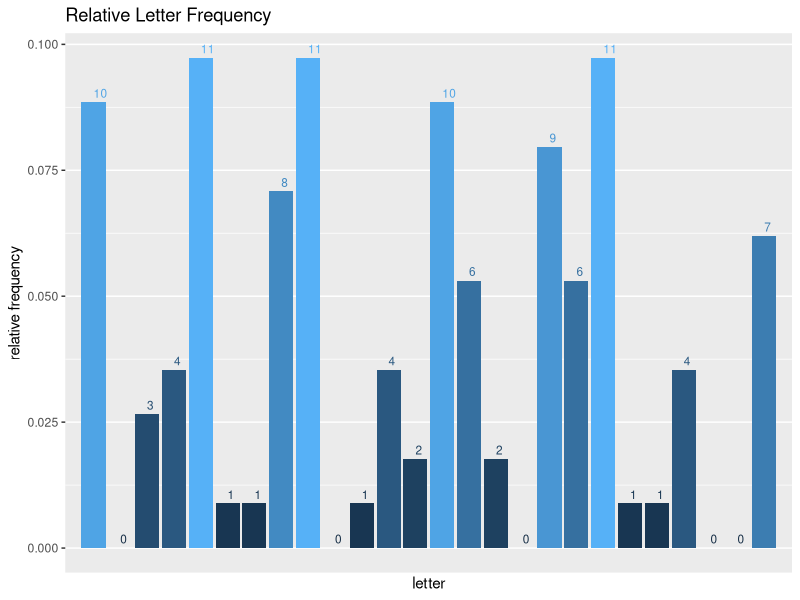

Source code (R):
## ---- chunk 1
require(ggplot2)

sanitize <- function(str){
    #input: raw text string
    #output: relative frequencies
    
    str <- substr(str,1,30000)
    
    newstr <- gsub("[^[:alpha:]]", "", str)
    newstr <- tolower(newstr)
    chars <- strsplit(newstr, NULL)[[1]]
    freqs <- summary(factor(chars))
    rfreqs <- freqs / sum(freqs)
    
    return(freqs)
}

fill_freqs <- function(freqs) {
    #input: frequencies (not necessarily for all 26 letters)
    #output: frequencies for all 26 letters
    
    #make 0-count vector
    alphabet <- rep(1,26)
    names(alphabet) <- letters
    
    alphabet_filled <- sapply(1:26, function(x) {freqs[names(alphabet)[x]]})
    
    alphabet_filled[is.na(alphabet_filled)] <- 0
    
    names(alphabet_filled) <- letters
    alphabet_filled <- as.data.frame(alphabet_filled)
    names(alphabet_filled) <- "rfreqs"
    
    return(alphabet_filled)
}


fplot <- function(str){
    #input: raw text, array with reference frequencies
    #output: plot
    freqs <- sanitize(str)
    rfreqs <- freqs/sum(freqs)
    
    alphabet_filled_freqs <- fill_freqs(freqs)
    alphabet_filled_rfreqs <- fill_freqs(rfreqs)
    
    alphabet_filled_new <- merge(alphabet_filled_freqs,alphabet_filled_rfreqs,by=0,all=TRUE)
    rownames(alphabet_filled_new) <- rownames(alphabet_filled_freqs)
    colnames(alphabet_filled_new) <- c("Row.names", "freqs", "rfreqs")

    p <- ggplot(data=alphabet_filled_new, aes(x=seq(1:26),y=rfreqs)) + geom_bar(stat="identity",aes(fill=rfreqs)) + 
        scale_x_discrete(breaks = c(1:26), labels=letters) +
        theme(legend.position="none") +
        geom_text(aes(label=freqs,color=freqs),size=3,hjust=0,vjust=-0.5) + 
        labs(title="Relative Letter Frequency", x = "letter", y="relative frequency")
    
    print(p)
}


## ---- chunk 2
str <- "I am a string with numeric (123) and other non-alpha (%$^#&!) characters. 
        I live in this presentation and wonder what the rest of the world is like."
sanitize(str) #clean the string and get absolute frequency counts
## ---- chunk 3
str <- "I am a string with numeric (123) and other non-alpha (%$^#&!) characters. 
        I live in this presentation and wonder what the rest of the world is like. ZzZZzzZ."
sanitize(str)
## ---- chunk 4
str <- "I am a string with numeric (123) and other non-alpha (%$^#&!) characters. 
        I live in this presentation and wonder what the rest of the world is like. ZzZZzzZ."
fplot(str)
